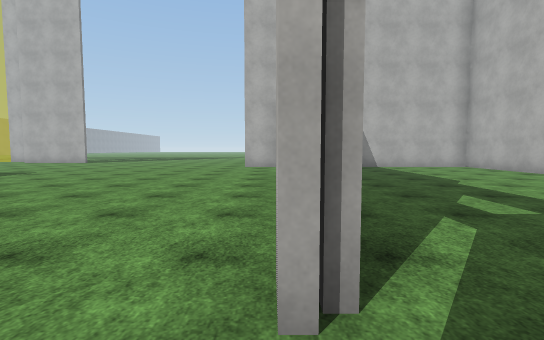
[1] (above)

23 first-person views from a walk through a 3-D level made in the Unity game engine. The camera is 1.4 m above the floor, tilts 4° down and sees 85° across. Doors are open. The floor is counted in squares, 2 m on a side. Each view is taken from the middle of a square. On the plan, view 1 faces up. The plan holds only what a view shows up to about 10 squares ahead; the rest is blank. The place goes on beyond the plan. The player is left out. Surface patterns are stand-ins for the level's own textures.

[2]
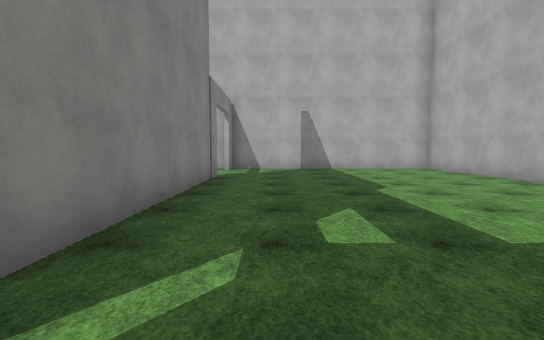

[3]
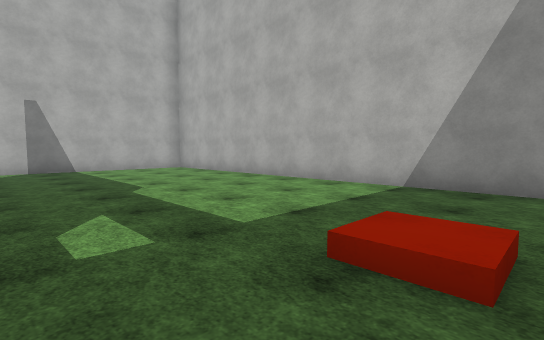

[4]
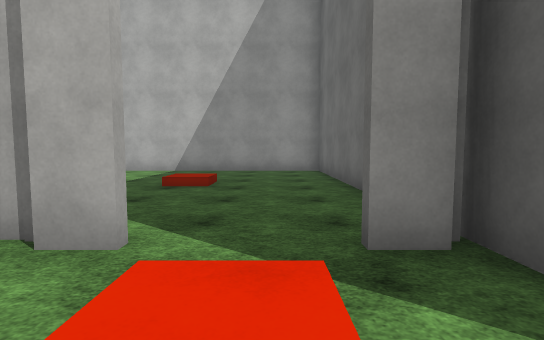

[5]
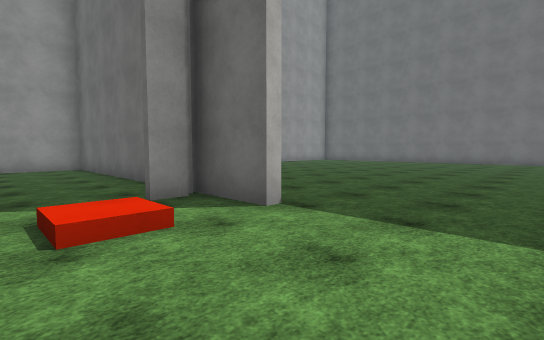

[6]
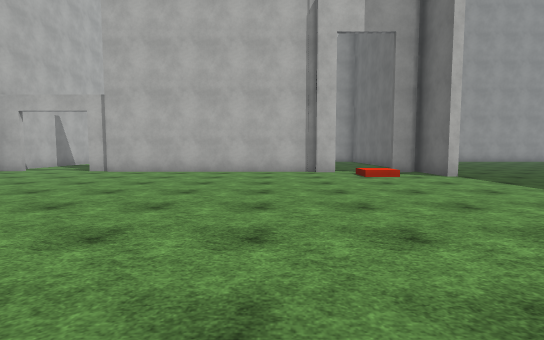

[7]
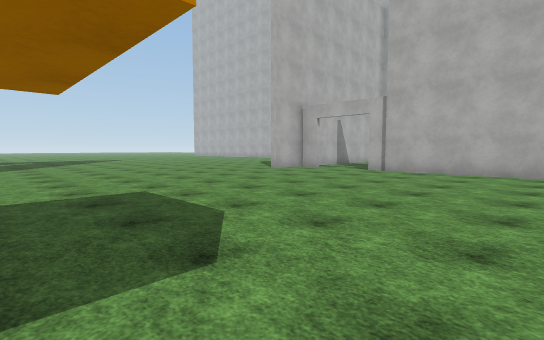

[8]
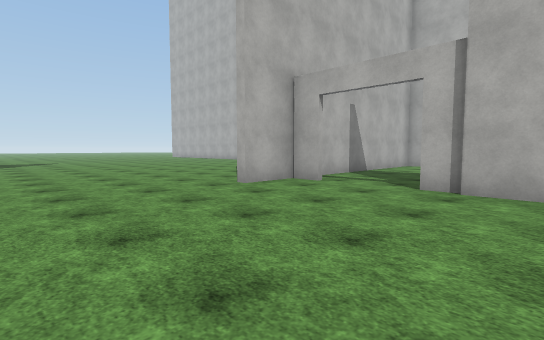

[9]
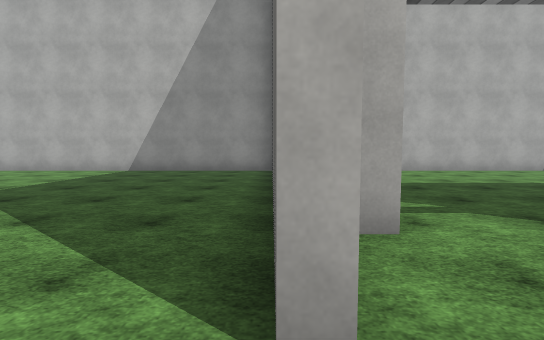

[10]
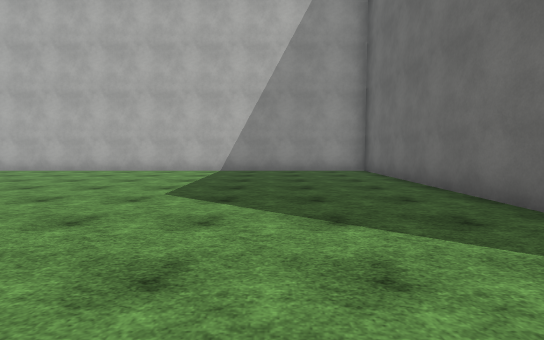

[11]
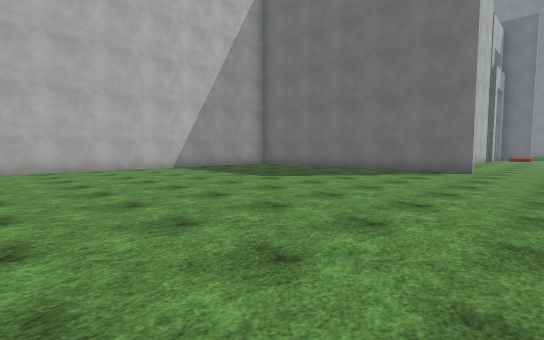

[12]
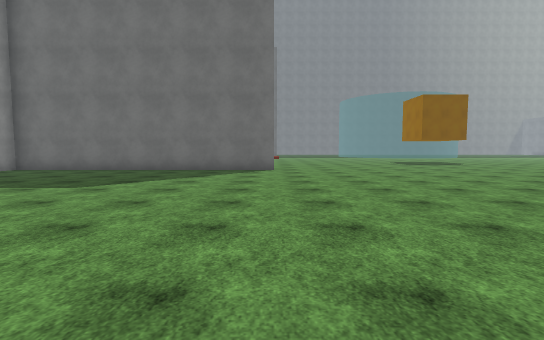

[13]
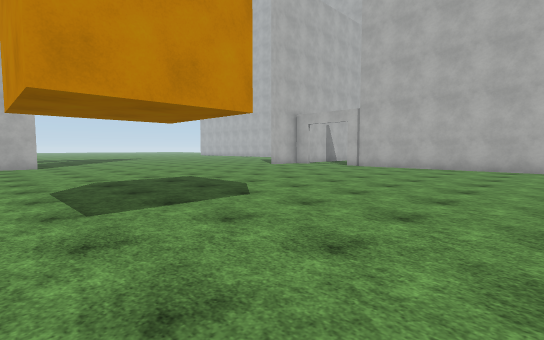

[14]
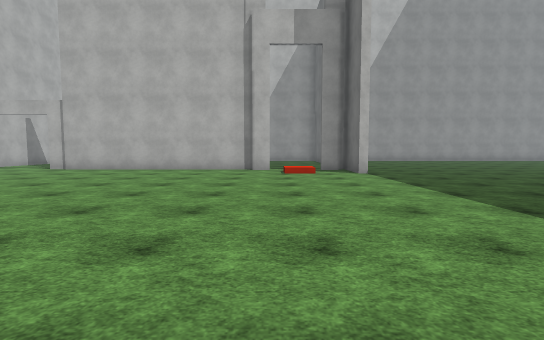

[15]
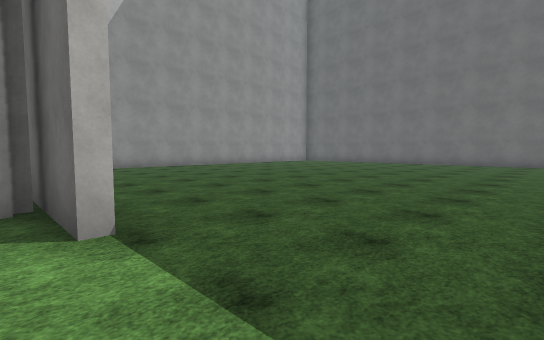

[16]
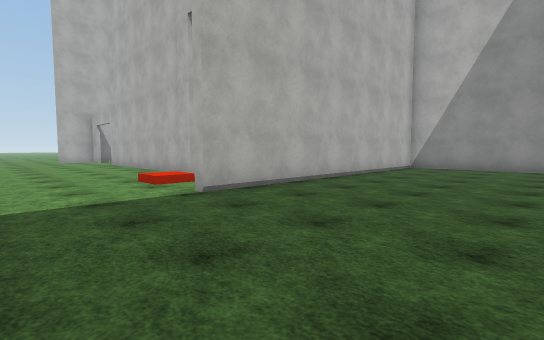

[17]
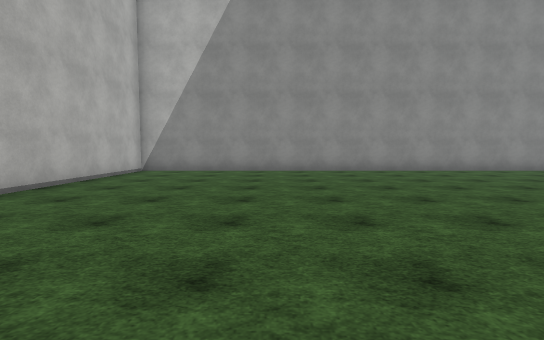

[18]
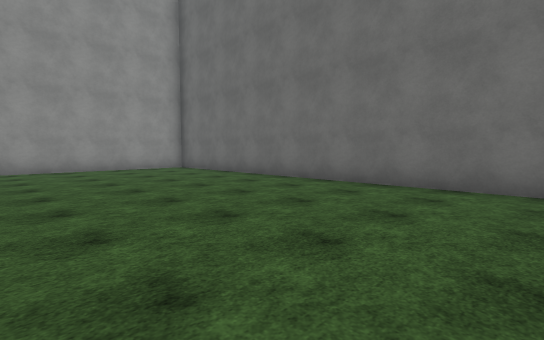

[19]
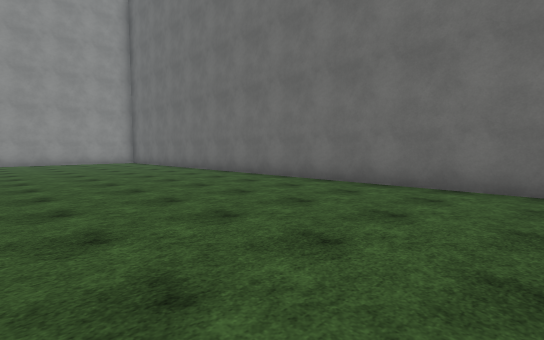

[20]
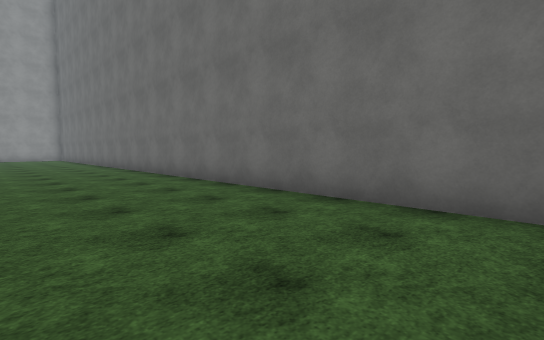

[21]
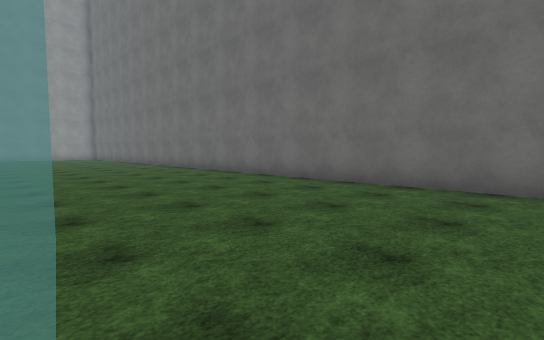

[22]
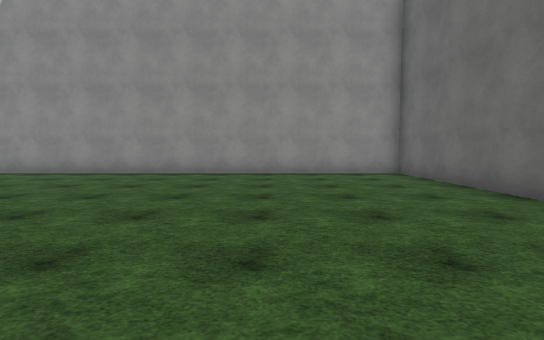

[23]
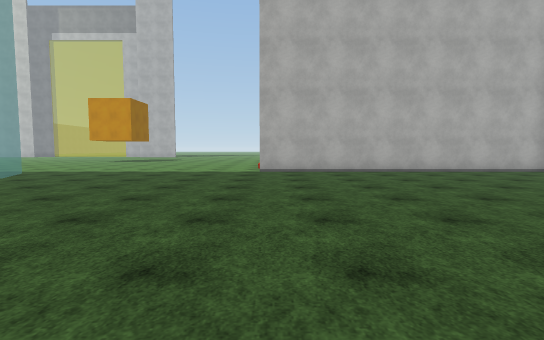

### Floor plan
Points are (right, up) in squares from view 1. A wall is a line through its corners. A room is listed if a view was taken in it or the views show most of it. See-through windows are left out.
Room 1 (views 1, 2, 3)
walls: (0.5, 8.9) (0.5, 2.5); (5.5, 11.7) (1.6, 11.7); (-0.5, -1.5) (7.7, -1.5) (7.7, 11.1)
ways out: opening at (0, 0.5) to room 2; opening at (1, 10) to room 2
Room 2 (views 4, 5, 6, 7, 8, 9, 10, 11, 12, 13, 14, 15, 16, 17, 18, 19, 20, 21, 22, 23)
walls: (0.3, 1.6) (0.3, 8.9); (0, 1) (0, 1.8); (-1.5, -1.5) (-0.5, -1.5); (0, -1.4) (0, -0.6); (0.3, 10.9) (0.3, 11.7) (-1.1, 11.7); (-1.1, 12) (7.7, 12) (7.7, 22.5); (-9.9, 15.1) (-10.5, 15.1); (-14.9, -15.7) (7.7, -15.7) (7.7, -1.8) (-1.4, -1.8)
ways out: opening at (0, 0.5) to room 1; opening at (1, 10) to room 1

Where each view was taken, in squares from view 1:
view 1: 0 up, 0 right, facing up
view 2: 1 up, 2 right, facing up
view 3: 1 up, 2 right, facing up-right
view 4: 0 up, 2 left, facing right
view 5: 1 up, 4 left, facing down-right
view 6: 3 up, 9 left, facing right
view 7: 4 up, 9 left, facing up-right
view 8: 7 up, 5 left, facing up-right
view 9: 12 up, 2 left, facing right
view 10: 15 up, 2 left, facing right
view 11: 22 up, 3 left, facing down-right
view 12: 22 up, 1 left, facing down
view 13: 2 up, 11 left, facing up-right
view 14: 1 up, 10 left, facing right
view 15: 1 down, 4 left, facing down-right
view 16: 6 down, 4 left, facing up-right
view 17: 6 down, 2 left, facing right
view 18: 10 down, 3 left, facing down-right
view 19: 10 down, 8 left, facing down-right
view 20: 12 down, 14 left, facing down-right
view 21: 10 down, 15 left, facing down-right
view 22: 12 down, 1 left, facing right
view 23: 11 down, 1 left, facing up
